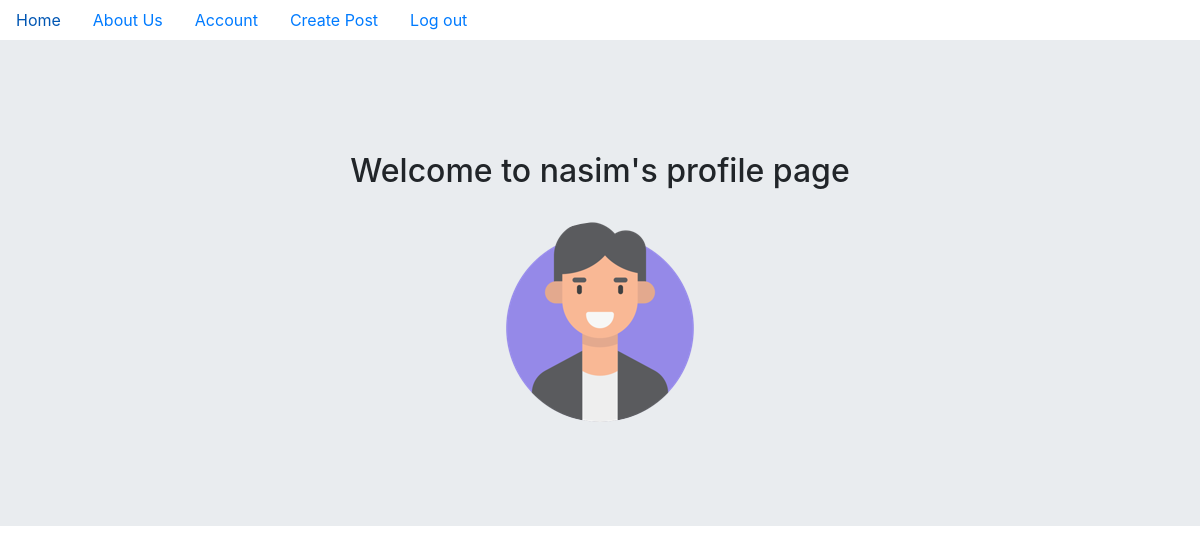
Screenshot of /shaho (signed in) with the database file from the repository.
### puppycompanyblog/models.py (models this page shows, shortened)
class User(db.Model,UserMixin):
    __tablename__ = 'users'
    id = db.Column(db.Integer, primary_key=True)
    email = db.Column(db.String(64) , unique = True , index = True)
    username = db.Column(db.String(64) , unique = True, index = True)
    password = db.Column(db.String(128))
    profile_image = db.Column(db.String(255) , nullable = False , default = 'default.jpg')
    posts = db.relationship('BlogPosts', backref = 'author', lazy = True)

### puppycompanyblog/users/views.py (the view)
@users.route('/<username>')
def user_posts(username):
    page = request.args.get('page', 1, type=int)
    user = User.query.filter_by(username=username).first_or_404()
    blog_posts = BlogPosts.query.filter_by(author=user).order_by(BlogPosts.date_posted.desc()).paginate(page=page, per_page=5)
    return render_template('user_blog_posts.html' , blog_posts= blog_posts , user=user)

### puppycompanyblog/models.py (called while the page is built)
@login_manager.user_loader
def load_user(user_id):
    return User.query.get(user_id)

### puppycompanyblog/templates/user_blog_posts.html (shortened to what this page needs)
{% extends 'base.html' %} {% block content %}
<div class="h-100 d-flex align-items-center justify-content-center">
  <div class="container mt-5 center">
    <div class="text-center">
      <h2>Welcome to {{current_user.username}}'s profile page</h2>
      <br />
    </div>
    <img
      src="{{url_for('static', filename='profile_pics/' + current_user.profile_image)}}"
      class="rounded-circle mx-auto d-block"
      alt=" {{current_user.username}}'s Profile Picture"
      width="200"
    />
    <br />
  </div>
</div>
{% endblock %}

### rows the page displays
User: username "nasim", profile_image+username (picture)
